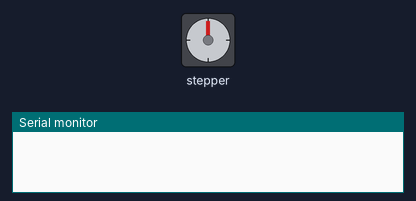
A sketch run on a simulated Arduino Uno, built with avr-gcc and run on an emulated ATmega328P. On the bench: stepper motor, the last lines printed to the serial monitor. Wiring (inferred from the names in the program): stepper motor (2048 steps per turn assumed): coils pin 8, pin 9, pin 10, pin 11.

Above: at 0.0 s.
At 9.49 s:
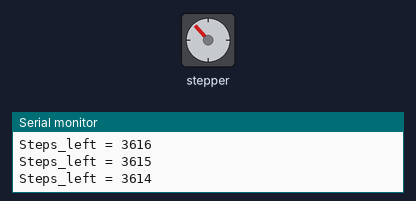
At 19.61 s:
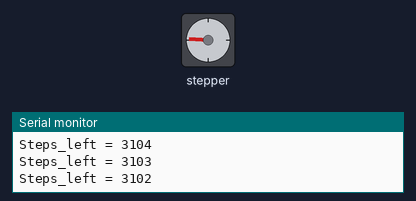
At 39.86 s:
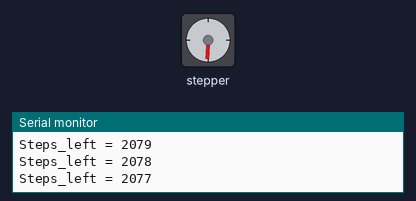
Timing chart, 0 to 40.0 s (numbered marks = the images above):
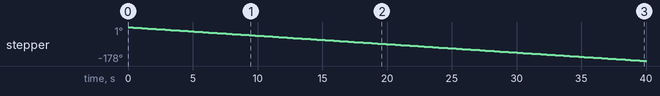

The sketch:

stepper_2.ino
```cpp
/*
 ===================  credits  =========================
   BYJ48 Stepper motor code
   original source forked from
   Mohannad Rawashdeh
   https://www.instructables.com/member/Mohannad+Rawashdeh/
   28/9/2013
   respect to Mohannad, and to Instructables
 =======================================================
  */

#define IN1  8  // define constant for input 1
#define IN2  9  // define constant for input 2
#define IN3  10 // define constant for input 3
#define IN4  11 // define constant for input 4

int Steps = 0;  // initilise variable for counting steps??
boolean Direction = true;  // gre
unsigned long last_time;  // (https://www.arduino.cc/reference/en/language/variables/data-types/unsignedlong/)
unsigned long currentMillis ; // timer variable used in loop()
int steps_left= 4095; // step counter variable - this represents how many steps are left to execut, NOT steps TO the left
long time; // time reference used in loop comparisons
void setup()
{
Serial.begin(9600);
pinMode(IN1, OUTPUT);  // define pin modes according to #define values set earlier
pinMode(IN2, OUTPUT);  // define pin modes according to #define values set earlier
pinMode(IN3, OUTPUT);  // define pin modes according to #define values set earlier
pinMode(IN4, OUTPUT);  // define pin modes according to #define values set earlier


}
void loop()
{
  while(steps_left>0){  // initialised at 4095 above, so will start
  currentMillis = micros();  // set currentMillis to the microseconds since script started running using micros()(loops at 70 minutes)
  if(currentMillis-last_time>=1000){ // Timer check logic - "last_time" is a positive "long" (assume default value = 0).
  stepper(1); // call function stepper with parameter 1
  time=time+micros()-last_time;
  last_time=micros(); // reset "last_time" to script clock using micros()
  steps_left--; // decrement "steps_left" by 1
  Serial.print("Steps_left = ");
  Serial.println(steps_left);
  }
  }
   Serial.println(time); // once loop has finished, print message to port
  Serial.println("Wait...!"); // ditto
  Serial.print("Steps_left = ");
  Serial.println(steps_left);
  delay(2000); // wait 2 seconds (not sure why)
  Direction=!Direction;
  steps_left=4095; // reset "steps_left" to 4095
}

void stepper(int xw){ // step function
  for (int x=0;x<xw;x++){
switch(Steps){
   case 0:
     digitalWrite(IN1, LOW);
     digitalWrite(IN2, LOW);
     digitalWrite(IN3, LOW);
     digitalWrite(IN4, HIGH);
   break;
   case 1:
     digitalWrite(IN1, LOW);
     digitalWrite(IN2, LOW);
     digitalWrite(IN3, HIGH);
     digitalWrite(IN4, HIGH);
   break;
   case 2:
     digitalWrite(IN1, LOW);
     digitalWrite(IN2, LOW);
     digitalWrite(IN3, HIGH);
     digitalWrite(IN4, LOW);
   break;
   case 3:
     digitalWrite(IN1, LOW);
     digitalWrite(IN2, HIGH);
     digitalWrite(IN3, HIGH);
     digitalWrite(IN4, LOW);
   break;
   case 4:
     digitalWrite(IN1, LOW);
     digitalWrite(IN2, HIGH);
     digitalWrite(IN3, LOW);
     digitalWrite(IN4, LOW);
   break;
   case 5:
     digitalWrite(IN1, HIGH);
     digitalWrite(IN2, HIGH);
     digitalWrite(IN3, LOW);
     digitalWrite(IN4, LOW);
   break;
     case 6:
     digitalWrite(IN1, HIGH);
     digitalWrite(IN2, LOW);
     digitalWrite(IN3, LOW);
     digitalWrite(IN4, LOW);
   break;
   case 7:
     digitalWrite(IN1, HIGH);
     digitalWrite(IN2, LOW);
     digitalWrite(IN3, LOW);
     digitalWrite(IN4, HIGH);
   break;
   default:
     digitalWrite(IN1, LOW);
     digitalWrite(IN2, LOW);
     digitalWrite(IN3, LOW);
     digitalWrite(IN4, LOW);
   break;
}
SetDirection();
}
}
void SetDirection(){
if(Direction==1){ Steps++;}
if(Direction==0){ Steps--; }
if(Steps>7){Steps=0;}
if(Steps<0){Steps=7; }
}
```

Measured:
- by itself, stepper: keeps turning counter-clockwise at about 4°/s
